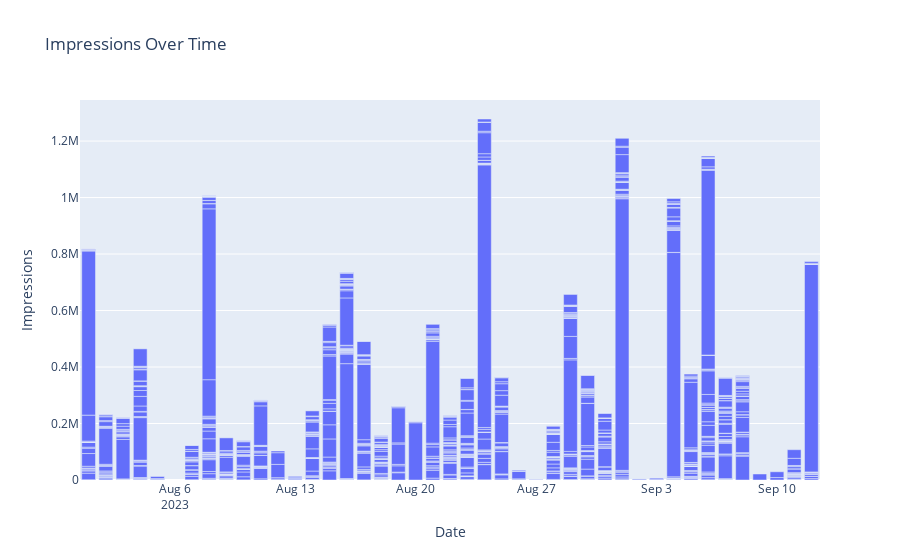

Here is the notebook cell this chart was saved with:
### Markdown cell above
**Impression v/s Time**

### Code cell
'''
This code will generate a bar chart where the x-axis represents dates and y-axis represents the number of impressions.
Each bar will represent the impressions of digital marketing campaign for a specific date.
'''

fig = go.Figure(data=go.Bar(x=df['date'], y=df['impressions']))
fig.update_layout(title='Impressions Over Time', xaxis_title='Date', yaxis_title='Impressions')
fig.show()

# Findings:
# 24 August 2023 has highest number of impressions.
# 1 September 2023 has second highest number of impressions.

### Figure 1 — Plotly figure (JSON) as saved in the notebook; plotly's stock layout.template omitted (floating-point values rounded to 4 significant figures; data arrays with more than 128 entries replaced by an {"elided": "..."} marker saying what was removed)
{"data": [{"type": "bar", "x": {"elided": "1054 str values"}, "y": {"elided": "1054 int values"}}], "layout": {"title": {"text": "Impressions Over Time"}, "xaxis": {"title": {"text": "Date"}}, "yaxis": {"title": {"text": "Impressions"}}}}
